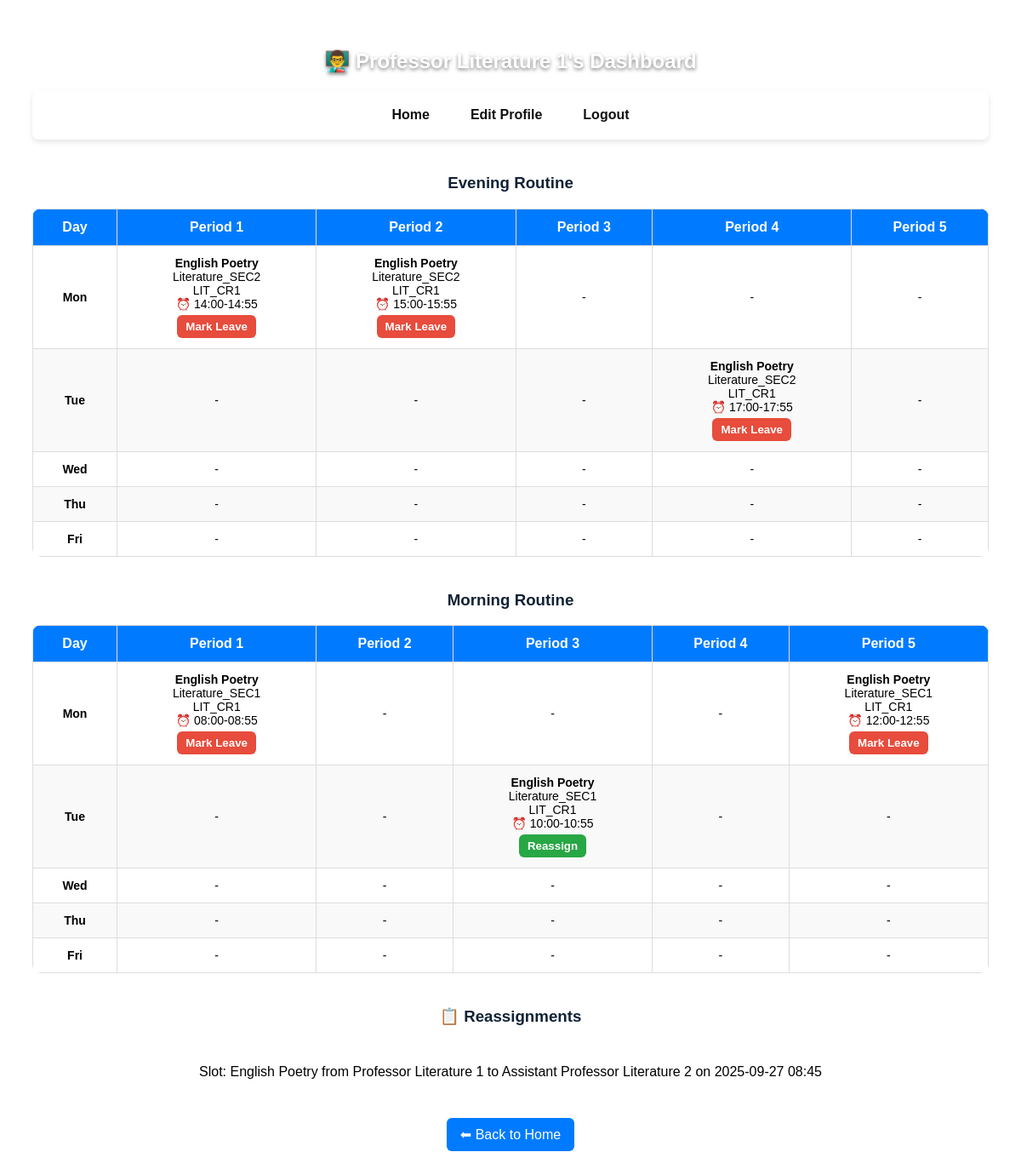
The page /teacherdashboard/2 on the database its author committed.
### application/models.py (models this page shows, shortened)
class User(db.Model):
    __tablename__='user'
    id = db.Column(db.Integer, primary_key=True, autoincrement=True)
    name = db.Column(db.String(100), nullable=False)
    email = db.Column(db.String(100), unique=True, nullable=False)
    password = db.Column(db.String(255), nullable=False)
    phone = db.Column(db.String(15), unique=True, nullable=False)
    address = db.Column(db.String(255))
    student = db.relationship("Student", back_populates="user", uselist=False, cascade="all, delete-orphan")
    teacher = db.relationship("Teacher", back_populates="user", uselist=False, cascade="all, delete-orphan")
    roles= db.relationship('UserRole', back_populates='user', cascade='all, delete-orphan')

class Batch(db.Model):
    __tablename__ = 'batch'
    id = db.Column(db.Integer, primary_key=True, autoincrement=True)
    name = db.Column(db.String(50), nullable=False)  # Morning/Evening
    classroom_id = db.Column(
        db.Integer,
        db.ForeignKey('classroom.id', ondelete="CASCADE"),
        nullable=False
    )
    sections = db.relationship(
        "Section",
        backref="batch",
        cascade="all, delete-orphan",
        passive_deletes=True
    )

class Subject(db.Model):
    __tablename__ = 'subject'
    id = db.Column(db.Integer, primary_key=True, autoincrement=True)
    name = db.Column(db.String(100), nullable=False)
    distribution_type = db.Column(db.String(20), default="mixed")
    department_id = db.Column(db.Integer, db.ForeignKey('department.id'), nullable=False)
    credits = db.Column(db.Integer, nullable=False, default=3)   # credit system
    theory_hours = db.Column(db.Integer, nullable=False, default=0)  # derived from credits
    lab_hours = db.Column(db.Integer, nullable=False, default=0)     # derived from credits
    weekly_classes = db.Column(db.Integer, nullable=False, default=3)  # total slots
    routine_slots = db.relationship('RoutineSlot', back_populates='subject')
    teacher_assocs = db.relationship("TeacherSubject", back_populates="subject", cascade="all, delete-orphan")
    teachers = association_proxy("teacher_assocs", "teacher")

class Section(db.Model):
    __tablename__ = 'section'
    id = db.Column(db.Integer, primary_key=True, autoincrement=True)
    name = db.Column(db.String(10), nullable=False)
    department_id = db.Column(db.Integer, db.ForeignKey('department.id', ondelete="CASCADE"), nullable=False)
    selected_routine = db.Column(db.String(10), nullable=True)
    batch_id = db.Column(db.Integer, db.ForeignKey('batch.id', ondelete="CASCADE"), nullable=True)
    students = db.relationship('Student', backref='section', cascade="all, delete-orphan", passive_deletes=True)
    routines = db.relationship('Routine', backref='section', cascade="all, delete-orphan", passive_deletes=True)
    __table_args__ = (
        db.UniqueConstraint('name', 'department_id', name='uq_section_department'),
    )

class ClassRoom(db.Model):
    __tablename__ = 'classroom'
    id = db.Column(db.Integer, primary_key=True)
    name = db.Column(db.String(100), nullable=False, unique=True)
    capacity = db.Column(db.Integer, nullable=False, default=30)
    is_lab = db.Column(db.Boolean, default=False, nullable=False)
    department_id = db.Column(db.Integer, db.ForeignKey('department.id'), nullable=False)
    batches = db.relationship('Batch', backref='classroom', cascade="all, delete-orphan", passive_deletes=True)
    students = db.relationship('Student', backref='classroom', cascade="all, delete-orphan", passive_deletes=True)
    teachers = db.relationship('Teacher', backref='classroom', cascade="all, delete-orphan", passive_deletes=True)

class RoutineSlot(db.Model):
    __tablename__ = 'routine_slot'
    id = db.Column(db.Integer, primary_key=True, autoincrement=True)
    routine_id = db.Column(db.Integer, db.ForeignKey('routine.id'), nullable=False)
    day = db.Column(db.String(10), nullable=False)
    period = db.Column(db.Integer, nullable=False)
    subject_id = db.Column(db.Integer, db.ForeignKey('subject.id'), nullable=True)
    teacher_id = db.Column(db.Integer, db.ForeignKey('teacher.id'), nullable=True)
    classroom_id = db.Column(db.Integer, db.ForeignKey('classroom.id'), nullable=True)
    time_range = db.Column(db.String(20), nullable=False)
    extra_subject_id = db.Column(db.Integer, db.ForeignKey('extra_subject.id'), nullable=True)
    extra_subject = db.relationship("ExtraSubject", back_populates="routine_slots")
    routine = db.relationship('Routine', back_populates='slots')
    subject = db.relationship('Subject', back_populates='routine_slots')
    teacher = db.relationship('Teacher', back_populates='routine_slots')
    classroom = db.relationship('ClassRoom', backref='routine_slots')

class SubstituteLog(db.Model):
    __tablename__ = 'substitute_log'
    id = db.Column(db.Integer, primary_key=True)
    slot_id = db.Column(db.Integer, db.ForeignKey('routine_slot.id'))
    from_teacher_id = db.Column(db.Integer, db.ForeignKey('teacher.id'))
    to_teacher_id = db.Column(db.Integer, db.ForeignKey('teacher.id'))
    timestamp = db.Column(db.DateTime, default=datetime.utcnow)
    slot = db.relationship('RoutineSlot', backref='substitute_logs')
    from_teacher = db.relationship('Teacher', foreign_keys=[from_teacher_id])
    to_teacher = db.relationship('Teacher', foreign_keys=[to_teacher_id])

### app.py (the view)
@app.route("/teacherdashboard/<int:teacher_id>")
def teacherdashboard(teacher_id):
    teacher = Teacher.query.get_or_404(teacher_id)
    current_slots = (
        RoutineSlot.query
        .join(Routine, RoutineSlot.routine_id == Routine.id)
        .filter(RoutineSlot.teacher_id == teacher_id, Routine.finalized == True)
        .all()
    )
    original_slots = (
        RoutineSlot.query
        .join(SubstituteLog, RoutineSlot.id == SubstituteLog.slot_id)
        .filter(SubstituteLog.from_teacher_id == teacher_id)
        .all()
    )
    all_slots = list(set(current_slots + original_slots))
    days = ["Mon", "Tue", "Wed", "Thu", "Fri"]
    routine_by_batch = {}
    for slot in all_slots:
        is_reassigned_from_me = any(log.from_teacher_id == teacher_id for log in slot.substitute_logs)
        is_reassigned_to_me = any(log.to_teacher_id == teacher_id for log in slot.substitute_logs)
        is_not_my_current_slot = slot.teacher_id != teacher_id
        if not is_reassigned_from_me and is_not_my_current_slot and not is_reassigned_to_me:
             continue
        batch = slot.routine.section.batch if slot.routine and slot.routine.section else None
        batch_name = batch.name if batch else "Unassigned Batch"
        if batch_name not in routine_by_batch:
            routine_by_batch[batch_name] = {day: {} for day in days}
        subject_name = slot.subject.name if slot.subject else (slot.extra_subject.name if slot.extra_subject else "N/A")
        section_name = slot.routine.section.name if slot.routine and slot.routine.section else "N/A"
        classroom_name = slot.classroom.name if slot.classroom else "N/A"
        routine_by_batch[batch_name][slot.day].setdefault(slot.period, []).append({
            "id": slot.id,
            "subject": subject_name,
            "section": section_name,
            "classroom": classroom_name,
            "time_range": slot.time_range,
            "is_reassigned_from_me": is_reassigned_from_me,
            "is_reassigned_to_me": is_reassigned_to_me,
        })
    reassignments = (
        SubstituteLog.query
        .join(RoutineSlot, RoutineSlot.id == SubstituteLog.slot_id)
        .filter(
            (SubstituteLog.from_teacher_id == teacher_id) |
            (SubstituteLog.to_teacher_id == teacher_id)
        )
        .all()
    )
    return render_template(
        "teacherdashboard.html",
        teacher=teacher,
        routine_by_batch=routine_by_batch,
        reassignments=reassignments,
        days=days
    )

### templates/teacherdashboard.html (shortened to what this page needs)
<!DOCTYPE html>
<html lang="en">
<head>
</head>
<body>
    <h2>👨‍🏫 {{ teacher.user.name }}'s Dashboard</h2>
    <nav>
      <a href="/teacherdashboard/{{ teacher.id }}">Home</a>
      <a href="/teditprofile/{{ teacher.id }}">Edit Profile</a>
      <a href="/logout">Logout</a>
    </nav>
    {% for batch_name, routine_table in routine_by_batch.items() %}
    <h3>{{ batch_name }} Routine</h3>
    <table>
        <thead>
            <tr>
                <th>Day</th>
                {% for period in range(1, 6) %}
                <th>Period {{ period }}</th>
                {% endfor %}
            </tr>
        </thead>
        <tbody>
            {% for day in days %}
            <tr>
                <td><b>{{ day }}</b></td>
                {% for period in range(1, 6) %}
                    {% set slots_for_period = routine_table[day].get(period, []) %}
                    <td>
                        {% if slots_for_period %}
                            {% for slot_data in slots_for_period %}
                                <b>{{ slot_data.subject }}</b><br>
                                {{ slot_data.section }}<br>
                                {{ slot_data.classroom }}<br>
                                ⏰ {{ slot_data.time_range }}
                                {% if slot_data.is_reassigned_from_me %}
                                    <form method="POST" action="{{ url_for('reassign_to_original') }}">
                                        <button type="submit" class="success">Reassign</button>
                                    </form>
                                {% elif slot_data.is_reassigned_to_me %}
                                    <form method="POST" action="{{ url_for('mark_absent') }}">
                                        <input type="hidden" name="slot_id" value="{{ slot_data.id }}">
                                        <input type="hidden" name="teacher_id" value="{{ teacher.id }}">
                                        <button type="submit" class="danger">Mark Leave</button>
                                    </form>
                                {% else %}
                                    <form method="POST" action="{{ url_for('mark_absent') }}">
                                        <button type="submit" class="danger">Mark Leave</button>
                                    </form>
                                {% endif %}
                            {% endfor %}
                        {% else %}
                            -
                        {% endif %}
                    </td>
                {% endfor %}
            </tr>
            {% endfor %}
        </tbody>
    </table>
    {% endfor %}
    <h3>📋 Reassignments</h3>
    <div class="reassignment-log">
        {% if reassignments %}
            {% for log in reassignments %}
                <p>
                    Slot: {{ log.slot.subject.name if log.slot.subject else 'N/A' }}
                    from {{ log.from_teacher.user.name }}
                    to {{ log.to_teacher.user.name }} on
                    {{ log.timestamp.strftime('%Y-%m-%d %H:%M') }}
                </p>
            {% endfor %}
        {% else %}
            <p>No reassignments found.</p>
        {% endif %}
    </div>
    <div style="text-align:center;">
        <a class="back" href="/">⬅ Back to Home</a>
    </div>
</body>
</html>

### templates/teacherdashboard.html (style rules this page uses)
body { font-family: Arial, sans-serif; background: url("/static/pic.jpeg") no-repeat center center/cover; padding: 30px; }
h2 { text-align: center; color: #fff; margin-bottom: 20px; text-shadow: 0 2px 4px rgba(0,0,0,0.5); }
nav { display: flex; justify-content: center; gap: 20px; margin-bottom: 30px; padding: 12px; background: rgba(255, 255, 255, 0.9); border-radius: 8px; box-shadow: 0 3px 6px rgba(0,0,0,0.1); }
nav a { color: rgb(17, 17, 17); text-decoration: none; font-weight: bold; padding: 8px 14px; border-radius: 6px; transition: background 0.2s; }
h3 { text-align: center; margin-top: 40px; color: #102235; }
table { width: 100%; border-collapse: collapse; background: rgba(255,255,255,0.95); border-radius: 10px; overflow: hidden; margin-bottom: 40px; }
th, td { border: 1px solid #ddd; padding: 12px; text-align: center; }
th { background: #007BFF; color: white; }
td { font-size: 14px; }
tr:nth-child(even) { background: #f9f9f9; }
.reassignment-log { text-align: center; background: rgba(255,255,255,0.95); padding: 20px; border-radius: 10px; margin-top: 20px; }
.reassignment-log p { margin: 5px 0; }
a.back { display: inline-block; margin: 20px auto; padding: 10px 16px; background: #007BFF; color: white; text-decoration: none; border-radius: 6px; }
button.danger { padding: 6px 10px; border: none; border-radius: 6px; cursor: pointer; font-weight: bold; background: #e74c3c; color: #fff; margin-top: 5px; }
button.success { padding: 6px 10px; border: none; border-radius: 6px; cursor: pointer; font-weight: bold; background: #28a745; color: #fff; margin-top: 5px; }

### rows shown on the page
User: user.name "Professor Literature 1"
Batch: name "Evening", period "1" "2" "3" "4" "5", days "Mon" "Tue" "Wed" "Thu" "Fri"
Subject: subject "English Poetry" "English Poetry" "English Poetry" "English Poetry" "English Poetry" "English Poetry"
Section: section "Literature_SEC2" "Literature_SEC2" "Literature_SEC2"
ClassRoom: classroom "LIT_CR1" "LIT_CR1" "LIT_CR1" "LIT_CR1" "LIT_CR1" "LIT_CR1"
RoutineSlot: time_range "14:00-14:55"
RoutineSlot: time_range "15:00-15:55"
RoutineSlot: time_range "17:00-17:55"
Batch: name "Morning", period "1" "2" "3" "4" "5", days "Mon" "Tue" "Wed" "Thu" "Fri"
Section: section "Literature_SEC1" "Literature_SEC1" "Literature_SEC1"
RoutineSlot: time_range "08:00-08:55"
RoutineSlot: time_range "12:00-12:55"
RoutineSlot: time_range "10:00-10:55"
SubstituteLog: slot.subject "English Poetry", from_teacher.user.name "Professor Literature 1", to_teacher.user.name "Assistant Professor Literature 2", timestamp "2025-09-27 08:45"
